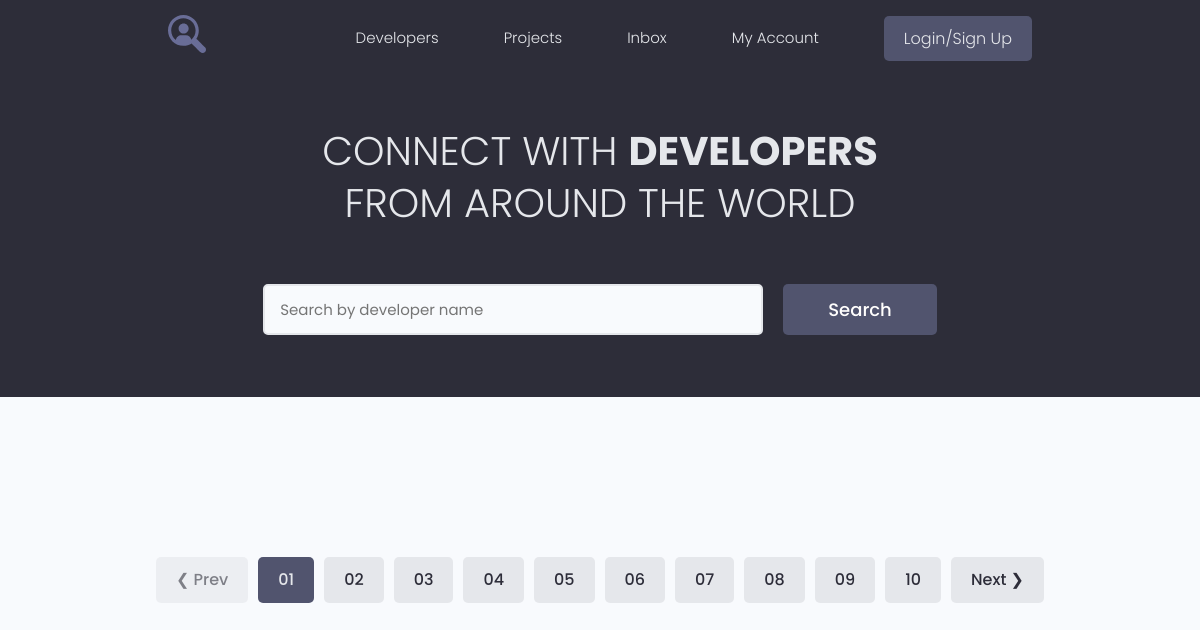
The app's page /, older data.
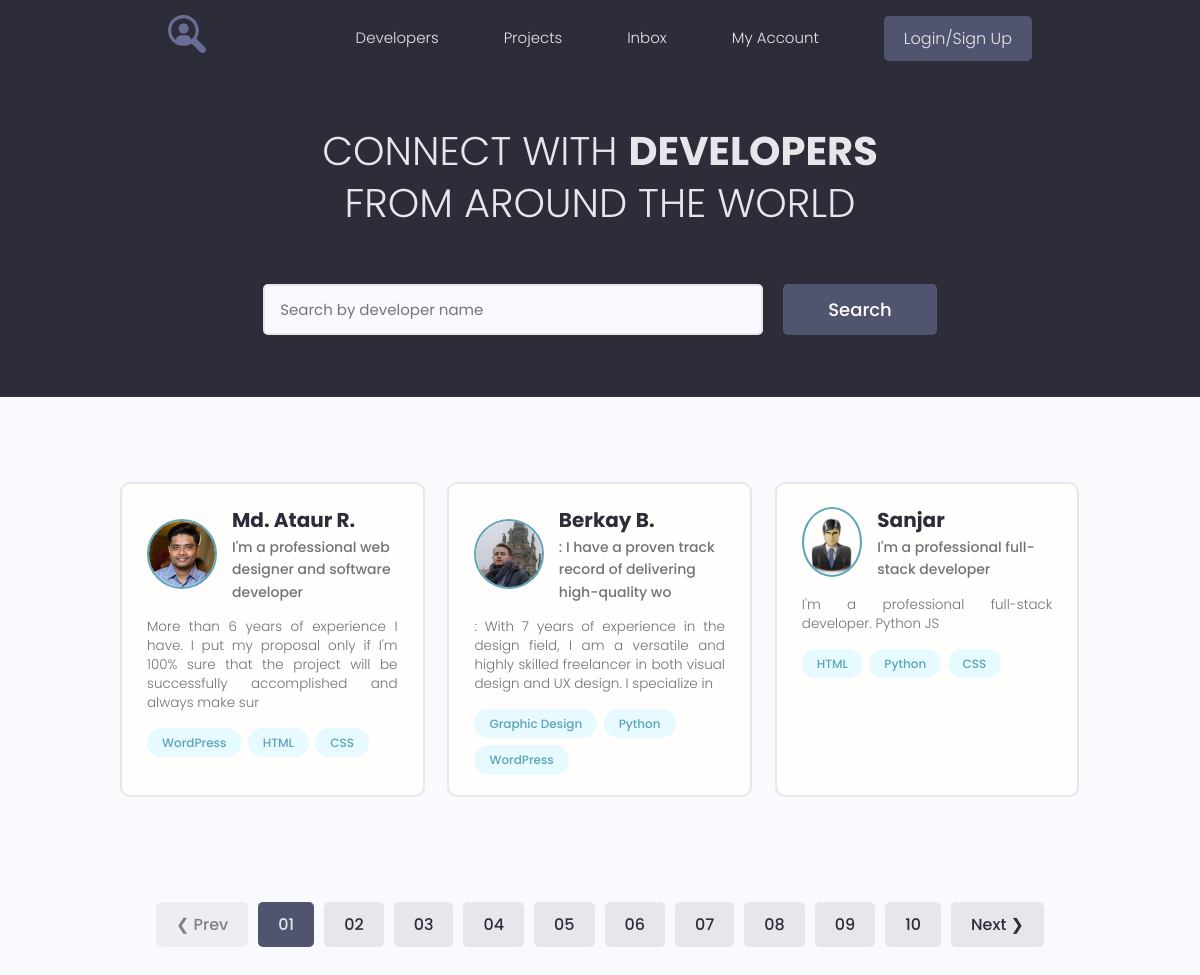
The same page, newer data.
### users/models.py (models this page shows, shortened)
class Profile(models.Model):
    user = models.OneToOneField(User, on_delete=models.CASCADE, blank=True)
    name = models.CharField(max_length=200, blank=True)
    email = models.EmailField(max_length=500, blank=True)
    username = models.CharField(max_length=200, blank=True)
    short_intro = models.CharField(max_length=200, blank=True)
    bio = models.TextField(blank=True)
    profile_image = models.ImageField(upload_to="profiles/", default="profiles/user-default.png")
    social_github = models.CharField(max_length=200, blank=True)
    social_youtube = models.CharField(max_length=200, blank=True)
    social_website = models.CharField(max_length=200, blank=True)
    created = models.DateTimeField(auto_now_add=True)

class Skill(models.Model):
    owner = models.ForeignKey(Profile, on_delete=models.CASCADE, blank=True)
    name = models.CharField(max_length=200, blank=True)
    description = models.TextField(blank=True)
    created = models.DateTimeField(auto_now_add=True)
    def __str__(self):
        return self.name

### users/views.py (the view)
# urls.py: path('', views.profiles, name='profiles'),
def profiles(request):
    prof = Profile.objects.all()
    context = {'profiles': prof}
    return render(request, 'users/index.html', context)

### users/templates/users/index.html (shortened to what this page needs)
{% extends 'projects/base.html' %}
{% block content %}
  <main class="home">
    <section class="hero-section text-center">
      <div class="container container--narrow">
        <div class="hero-section__box">
          <h2>CONNECT WITH <span>DEVELOPERS</span></h2>
          <h2>FROM AROUND THE WORLD</h2>
        </div>
        <div class="hero-section__search">
          <form class="form" action="#" method="get">
            <div class="form__field">
              <input class="input input--text" id="formInput#search" type="text" name="text"
                placeholder="Search by developer name" />
            </div>
            <input class="btn btn--sub btn--lg" type="submit" value="Search" />
          </form>
        </div>
      </div>
    </section>
    <section class="devlist">
      <div class="container">
        <div class="grid grid--three">
          {% for profile in profiles %}
          <div class="column card">
            <div class="dev">
              <a href="{% url 'user_profile' profile.id %}" class="card__body">
                <div class="dev__profile">
                  <img class="avatar avatar--md" src="{{ profile.profile_image.url }}" alt="image" />
                  <div class="dev__meta">
                    <h3>{{ profile.name }}</h3>
                    <h5>{{ profile.short_intro|slice:"60" }}</h5>
                  </div>
                </div>
                <p class="dev__info">
                  {{ profile.bio|slice:"150" }}
                </p>
                <div class="dev__skills">
                  {% for skill in profile.skill_set.all|slice:"3" %}
                  <span class="tag tag--pill tag--main">
                    <small>{{ skill }}</small>
                  </span>
                  {% endfor %}
                </div>
              </a>
            </div>
          </div>
          {% endfor %}
        </div>
      </div>
    </section>
    <div class="pagination">
      <ul class="container">
        <li><a href="#" class="btn btn--disabled">&#10094; Prev</a></li>
        <li><a href="#" class="btn btn--sub">01</a></li>
        <li><a href="#" class="btn">02</a></li>
        <li><a href="#" class="btn">03</a></li>
        <li><a href="#" class="btn">04</a></li>
        <li><a href="#" class="btn">05</a></li>
        <li><a href="#" class="btn">06</a></li>
        <li><a href="#" class="btn">07</a></li>
        <li><a href="#" class="btn">08</a></li>
        <li><a href="#" class="btn">09</a></li>
        <li><a href="#" class="btn">10</a></li>
        <li><a href="#" class="btn">Next &#10095;</a></li>
      </ul>
    </div>
  </main>
{% endblock %}

### projects/templates/projects/base.html (shortened to what this page needs)
<!DOCTYPE html>
{% load static %}
<html lang="en">
<head>
   <link rel="stylesheet" href="https://maxcdn.bootstrapcdn.com/font-awesome/4.5.0/css/font-awesome.min.css">
  <link rel="stylesheet" href="{% static 'uikit/styles/uikit.css' %}" />
  <link rel="stylesheet" href="{% static 'styles/app.css'%}" />
</head>
<body>
{% include 'projects/navbar.html' %}
{% block content %}{% endblock %}
</body>
</html>

### projects/templates/projects/navbar.html (shortened to what this page needs)
{% load static %}
  <header class="header">
    <div class="container container--narrow">
      <a href="/" class="header__logo">
        <img src="{% static 'images/logo.svg' %}" alt="DevSearch Logo" />
      </a>
      <nav class="header__nav">
        <ul class="header__menu">
          <li class="header__menuItem"><a href="{% url 'profiles' %}">Developers</a></li>
          <li class="header__menuItem"><a href="{% url 'projects' %}">Projects</a></li>
          <li class="header__menuItem"><a href="inbox.html">Inbox</a></li>
          <li class="header__menuItem"><a href="account.html">My Account</a></li>
          {% if request.user.is_authenticated %}
                    <li class="header__menuItem"><a href="{% url 'create-project' %}">Add Project</a></li>
          <li class="header__menuItem"><a href="{% url 'logout' %}" class="btn btn--sub">Logout</a></li>
          {% else %}
          <li class="header__menuItem"><a href="{% url 'login' %}" class="btn btn--sub">Login/Sign Up</a></li>
          {% endif %}
        </ul>
      </nav>
    </div>
  </header>

### projects/static/styles/app.css (style rules this page uses)
:root { --color-sub: #2d2d39; }
.btn--sub { background-color: var(--color-sub-light); }
.card { border: 2px solid var(--color-light); }
img { width: 100%; }
.header { position: sticky; z-index: 111; background-color: var(--color-sub); padding: 1.5rem 0; }
.header > .container { display: flex; justify-content: space-between; align-items: center; }
.header__logo > img { height: 3.8rem; }
.header__nav > ul { display: inline-flex; align-items: center; list-style: none; gap: 6.5rem; }
.header__menuItem > a { color: var(--color-light); font-weight: 300; }
.hero-section { height: 40vh; display: flex; align-items: center; background-color: var(--color-sub); }
.hero-section__box { margin-bottom: 4rem; }
.hero-section__box > h2, .hero-section__box > h2 > span { font-size: 4rem; color: var(--color-light); line-height: 1.3; text-transform: uppercase; }
.hero-section__box > h2 { font-weight: 300; }
.hero-section__box > h2 > span { font-weight: 700; }
.hero-section__search > .form { display: flex; align-items: center; justify-content: center; gap: 2rem; }
.hero-section__search > .form input.input--text { width: 50rem; }
.devlist { margin-top: 8rem; }
.devlist .grid { align-items: stretch; }
.devlist .dev .dev__profile { display: flex; align-items: center; gap: 1.5rem; }
.devlist .dev .dev__meta h3 { color: var(--color-sub); font-size: 2rem; font-weight: 700; }
.devlist .dev .dev__meta h5 { color: var(--color-text); font-size: 1.4rem; font-weight: 500; }
.devlist .dev .dev__info { margin: 1.5rem 0; font-size: 1.35rem; line-height: 1.4; text-align: justify; }
.pagination { margin-top: 8rem; margin-bottom: 10rem; }
.pagination > ul { flex-wrap: wrap; list-style: none; display: flex; align-items: center; justify-content: center; gap: 1rem; }
.pagination .btn { color: var(--color-sub); }
.pagination .btn.btn--sub { color: var(--color-light); }

### projects/static/uikit/styles/modules/_variables.css (style rules this page uses)
:root { --color-main: #5aa5b9; --color-main-light: #e6faff; --color-sub: #3f4156; --color-sub-light: #51546e; --color-sub-lighter: #ededfd; --color-text: #737373; --color-gray: #8b8b8b; --color-light: #e5e7eb; --color-light-gray: #767676; --color-bg: #f8fafd; --color-white: #fffefd; --color-white-light: #f3f3f3; --color-success: #359e64; --color-success-bg: #def8e8; --color-error: #fc4b0b; --color-error-bg: #fff2ee; --font-base: 'Poppins', arial, helvetica, 'Segoe UI', roboto, ubuntu, sans-serif; --font-monospace: 'Fira Code', 'Courier New', courier, monospace; --font-regular: 300; --font-medium: 500; --font-bold: 700; --generic-shadow: 1px 1px 5px #00000010; --generic-transition: all 0.3s ease-in-out; }

### projects/static/uikit/styles/modules/_base.css (style rules this page uses)
* { margin: 0; padding: 0; box-sizing: border-box; text-rendering: optimizeLegibility; color: inherit; font-size: inherit; }
html { font-size: 50%; }
@media only screen and (min-width: 480px) { html { font-size: 56.25%; } }
@media only screen and (min-width: 1200px) { html { font-size: 62.5%; } }
body { line-height: 1.6; font-weight: 400; font-size: 1.5rem; color: var(--color-text); background-color: var(--color-bg); min-height: 100vh; }

### projects/static/uikit/styles/modules/_typography.css (style rules this page uses)
* { font-family: var(--font-base); }
h2 { font-size: 3.6rem; font-weight: var(--font-bold); }
h3 { font-size: 3.2rem; font-weight: var(--font-medium); }
h5 { font-size: 2.4rem; font-weight: var(--font-medium); }
h5, h6 { font-weight: var(--font-regular); }
p, span, strong { font-size: 1.6rem; color: var(--color-text); font-weight: var(--font-regular); }
a { padding-bottom: 2px; text-decoration: none; display: inline-block; color: var(--color-main); font-weight: var(--font-medium); }

### projects/static/uikit/styles/modules/_utilities.css (style rules this page uses)
.container { width: 92%; max-width: 165rem; margin: 0 auto; box-sizing: border-box; }
.container--narrow { width: 92%; max-width: 120rem; }
@media screen and (min-width: 1000px) { .container { width: 90%; } }
@media screen and (min-width: 1000px) { .container--narrow { width: 85%; } }
@media screen and (min-width: 1200px) { .container { width: 80%; } }
@media screen and (min-width: 1200px) { .container--narrow { width: 72%; } }
.text-center { text-align: center; }

### projects/static/uikit/styles/modules/_avatar.css (style rules this page uses)
.avatar { border-radius: 50%; border: 2px solid var(--color-main); object-fit: cover; }
.avatar--md { height: 7rem; width: 7rem; }

### projects/static/uikit/styles/modules/_card.css (style rules this page uses)
.card { border-radius: 1rem; background-color: var(--color-white); border: 1.5px solid var(--color-light); width: auto; height: auto; margin-top: 0.5rem; margin-bottom: 0.5rem; overflow: hidden; }
.card__body, .card__header { padding: 2rem 2.5rem; }

Row changes from the older to the newer data that the page shows:
added Profile: profile_image (picture), name "Md. Ataur R.", short_intro "I'm a professional web designer and software developer", bio "More than 6 years of experience I have. I put my proposal only if I'm 100% sure that the project will be successfully accomplished and always make sur"
added Skill: name "WordPress", shown under "Md. Ataur R."
added Skill: name "HTML", shown under "Md. Ataur R."
added Skill: name "CSS", shown under "Md. Ataur R."
added Profile: profile_image (picture), name "Berkay B.", short_intro ": I have a proven track record of delivering high-quality wo", bio ": With 7 years of experience in the design field, I am a versatile and highly skilled freelancer in both visual design and UX design. I specialize in"
added Skill: name "Graphic Design", shown under "Berkay B."
added Skill: name "Python", shown under "Berkay B."
added Skill: name "WordPress", shown under "Berkay B."
added Profile: profile_image (placeholder picture), name "Sanjar", short_intro "I'm a professional full-stack developer", bio "I'm a professional full-stack developer. Python JS"
added Skill: name "HTML", shown under "Sanjar"
added Skill: name "Python", shown under "Sanjar"
added Skill: name "CSS", shown under "Sanjar"
